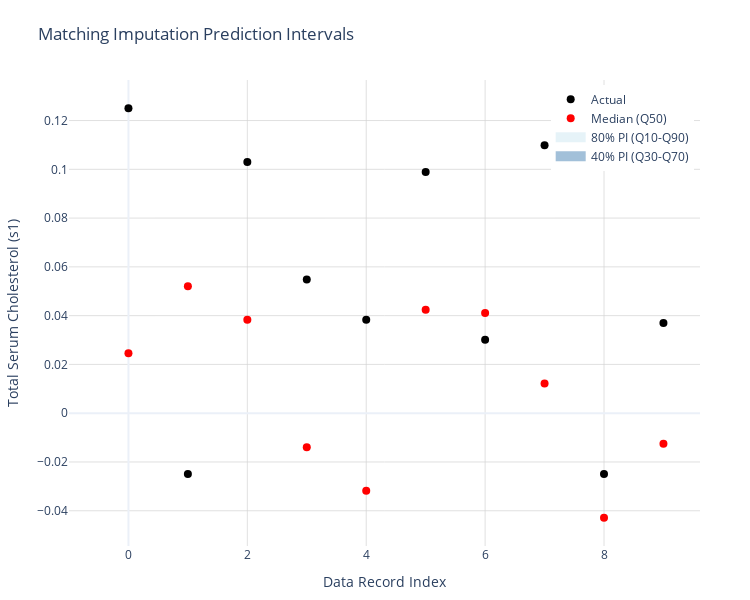

Notebook code for this chart:
### Markdown cell above
## Visualizing prediction intervals

By visualizing the prediction intervals of the model's imputations we can better understand the uncertainty in our imputed values.

### Code cell
# Create a prediction interval plot for the first 10 records
# Number of records to plot
n_records = 10

# Prepare data for plotting
records = list(range(n_records))
actuals = actual_values.iloc[:n_records, 0].values
medians = imputed_values[0.5].iloc[:n_records, 0].values
q30 = imputed_values[0.3].iloc[:n_records, 0].values
q70 = imputed_values[0.7].iloc[:n_records, 0].values
q10 = imputed_values[0.1].iloc[:n_records, 0].values
q90 = imputed_values[0.9].iloc[:n_records, 0].values

# Create the base figure
fig = go.Figure()

# Add 80% prediction interval (Q10-Q90)
for i in range(n_records):
    fig.add_trace(
        go.Scatter(
            x=[i, i],
            y=[q10[i], q90[i]],
            mode="lines",
            line=dict(width=10, color="rgba(173, 216, 230, 0.3)"),
            hoverinfo="none",
            showlegend=False,
        )
    )

# Add 40% prediction interval (Q30-Q70)
for i in range(n_records):
    fig.add_trace(
        go.Scatter(
            x=[i, i],
            y=[q30[i], q70[i]],
            mode="lines",
            line=dict(width=10, color="rgba(70, 130, 180, 0.5)"),
            hoverinfo="none",
            showlegend=False,
        )
    )

# Add actual values
fig.add_trace(
    go.Scatter(
        x=records,
        y=actuals,
        mode="markers",
        marker=dict(color="black", size=8),
        name="Actual",
    )
)

# Add median predictions
fig.add_trace(
    go.Scatter(
        x=records,
        y=medians,
        mode="markers",
        marker=dict(color="red", size=8),
        name="Median (Q50)",
    )
)

# Add dashed line for Q10
fig.add_trace(
    go.Scatter(
        x=[-1, -1],  # Dummy points for legend
        y=[0, 0],  # Dummy points for legend
        mode="lines",
        line=dict(color="rgba(173, 216, 230, 0.3)", width=10),
        name="80% PI (Q10-Q90)",
    )
)

# Add dashed line for Q30
fig.add_trace(
    go.Scatter(
        x=[-1, -1],  # Dummy points for legend
        y=[0, 0],  # Dummy points for legend
        mode="lines",
        line=dict(color="rgba(70, 130, 180, 0.5)", width=10),
        name="40% PI (Q30-Q70)",
    )
)

# Update layout with smaller width to fit in the book layout
fig.update_layout(
    title="Matching Imputation Prediction Intervals",
    xaxis=dict(
        title="Data Record Index",
        showgrid=True,
        gridwidth=1,
        gridcolor="rgba(211, 211, 211, 0.7)",
    ),
    yaxis=dict(
        title="Total Serum Cholesterol (s1)",
        showgrid=True,
        gridwidth=1,
        gridcolor="rgba(211, 211, 211, 0.7)",
    ),
    width=750,
    height=600,
    template="plotly_white",
    margin=dict(l=50, r=50, t=80, b=50),  # Adjust margins
    legend=dict(yanchor="top", y=0.99, xanchor="right", x=0.99),
)

fig.show()

### Figure 1 — Plotly figure (JSON) as saved in the notebook; plotly's stock layout.template omitted (floating-point values rounded to 4 significant figures)
{"data": [{"hoverinfo": "none", "line": {"color": "rgba(173, 216, 230, 0.3)", "width": 10}, "mode": "lines", "showlegend": false, "type": "scatter", "x": [0, 0], "y": [0.02457, 0.02457]}, {"hoverinfo": "none", "line": {"color": "rgba(173, 216, 230, 0.3)", "width": 10}, "mode": "lines", "showlegend": false, "type": "scatter", "x": [1, 1], "y": [0.05209, 0.05209]}, {"hoverinfo": "none", "line": {"color": "rgba(173, 216, 230, 0.3)", "width": 10}, "mode": "lines", "showlegend": false, "type": "scatter", "x": [2, 2], "y": [0.03833, 0.03833]}, {"hoverinfo": "none", "line": {"color": "rgba(173, 216, 230, 0.3)", "width": 10}, "mode": "lines", "showlegend": false, "type": "scatter", "x": [3, 3], "y": [-0.01395, -0.01395]}, {"hoverinfo": "none", "line": {"color": "rgba(173, 216, 230, 0.3)", "width": 10}, "mode": "lines", "showlegend": false, "type": "scatter", "x": [4, 4], "y": [-0.03184, -0.03184]}, {"hoverinfo": "none", "line": {"color": "rgba(173, 216, 230, 0.3)", "width": 10}, "mode": "lines", "showlegend": false, "type": "scatter", "x": [5, 5], "y": [0.04246, 0.04246]}, {"hoverinfo": "none", "line": {"color": "rgba(173, 216, 230, 0.3)", "width": 10}, "mode": "lines", "showlegend": false, "type": "scatter", "x": [6, 6], "y": [0.04109, 0.04109]}, {"hoverinfo": "none", "line": {"color": "rgba(173, 216, 230, 0.3)", "width": 10}, "mode": "lines", "showlegend": false, "type": "scatter", "x": [7, 7], "y": [0.01219, 0.01219]}, {"hoverinfo": "none", "line": {"color": "rgba(173, 216, 230, 0.3)", "width": 10}, "mode": "lines", "showlegend": false, "type": "scatter", "x": [8, 8], "y": [-0.04285, -0.04285]}, {"hoverinfo": "none", "line": {"color": "rgba(173, 216, 230, 0.3)", "width": 10}, "mode": "lines", "showlegend": false, "type": "scatter", "x": [9, 9], "y": [-0.01258, -0.01258]}, {"hoverinfo": "none", "line": {"color": "rgba(70, 130, 180, 0.5)", "width": 10}, "mode": "lines", "showlegend": false, "type": "scatter", "x": [0, 0], "y": [0.02457, 0.02457]}, {"hoverinfo": "none", "line": {"color": "rgba(70, 130, 180, 0.5)", "width": 10}, "mode": "lines", "showlegend": false, "type": "scatter", "x": [1, 1], "y": [0.05209, 0.05209]}, {"hoverinfo": "none", "line": {"color": "rgba(70, 130, 180, 0.5)", "width": 10}, "mode": "lines", "showlegend": false, "type": "scatter", "x": [2, 2], "y": [0.03833, 0.03833]}, {"hoverinfo": "none", "line": {"color": "rgba(70, 130, 180, 0.5)", "width": 10}, "mode": "lines", "showlegend": false, "type": "scatter", "x": [3, 3], "y": [-0.01395, -0.01395]}, {"hoverinfo": "none", "line": {"color": "rgba(70, 130, 180, 0.5)", "width": 10}, "mode": "lines", "showlegend": false, "type": "scatter", "x": [4, 4], "y": [-0.03184, -0.03184]}, {"hoverinfo": "none", "line": {"color": "rgba(70, 130, 180, 0.5)", "width": 10}, "mode": "lines", "showlegend": false, "type": "scatter", "x": [5, 5], "y": [0.04246, 0.04246]}, {"hoverinfo": "none", "line": {"color": "rgba(70, 130, 180, 0.5)", "width": 10}, "mode": "lines", "showlegend": false, "type": "scatter", "x": [6, 6], "y": [0.04109, 0.04109]}, {"hoverinfo": "none", "line": {"color": "rgba(70, 130, 180, 0.5)", "width": 10}, "mode": "lines", "showlegend": false, "type": "scatter", "x": [7, 7], "y": [0.01219, 0.01219]}, {"hoverinfo": "none", "line": {"color": "rgba(70, 130, 180, 0.5)", "width": 10}, "mode": "lines", "showlegend": false, "type": "scatter", "x": [8, 8], "y": [-0.04285, -0.04285]}, {"hoverinfo": "none", "line": {"color": "rgba(70, 130, 180, 0.5)", "width": 10}, "mode": "lines", "showlegend": false, "type": "scatter", "x": [9, 9], "y": [-0.01258, -0.01258]}, {"marker": {"color": "black", "size": 8}, "mode": "markers", "name": "Actual", "type": "scatter", "x": [0, 1, 2, 3, 4, 5, 6, 7, 8, 9], "y": [0.125, -0.02496, 0.103, 0.05485, 0.03833, 0.09888, 0.03008, 0.1099, -0.02496, 0.03696]}, {"marker": {"color": "red", "size": 8}, "mode": "markers", "name": "Median (Q50)", "type": "scatter", "x": [0, 1, 2, 3, 4, 5, 6, 7, 8, 9], "y": [0.02457, 0.05209, 0.03833, -0.01395, -0.03184, 0.04246, 0.04109, 0.01219, -0.04285, -0.01258]}, {"line": {"color": "rgba(173, 216, 230, 0.3)", "width": 10}, "mode": "lines", "name": "80% PI (Q10-Q90)", "type": "scatter", "x": [-1, -1], "y": [0, 0]}, {"line": {"color": "rgba(70, 130, 180, 0.5)", "width": 10}, "mode": "lines", "name": "40% PI (Q30-Q70)", "type": "scatter", "x": [-1, -1], "y": [0, 0]}], "layout": {"height": 600, "legend": {"x": 0.99, "xanchor": "right", "y": 0.99, "yanchor": "top"}, "margin": {"b": 50, "l": 50, "r": 50, "t": 80}, "title": {"text": "Matching Imputation Prediction Intervals"}, "width": 750, "xaxis": {"gridcolor": "rgba(211, 211, 211, 0.7)", "gridwidth": 1, "showgrid": true, "title": {"text": "Data Record Index"}}, "yaxis": {"gridcolor": "rgba(211, 211, 211, 0.7)", "gridwidth": 1, "showgrid": true, "title": {"text": "Total Serum Cholesterol (s1)"}}}}
